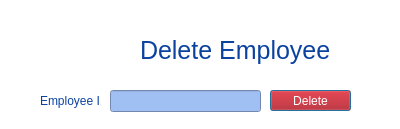
<?xml version="1.0" encoding="UTF-8"?>
<ui version="4.0">
 <class>deleteEmployee</class>
 <widget class="QDialog" name="deleteEmployee">
  <property name="geometry">
   <rect>
    <x>0</x>
    <y>0</y>
    <width>400</width>
    <height>129</height>
   </rect>
  </property>
  <property name="windowTitle">
   <string>Dialog</string>
  </property>
  <property name="styleSheet">
   <string notr="true">background-color: rgb(255, 255, 255);</string>
  </property>
  <widget class="QLabel" name="label_3">
   <property name="geometry">
    <rect>
     <x>20</x>
     <y>20</y>
     <width>71</width>
     <height>61</height>
    </rect>
   </property>
   <property name="text">
    <string/>
   </property>
   <property name="pixmap">
    <pixmap>C:/Users/Asus/Downloads/Untitled-2.png</pixmap>
   </property>
   <property name="scaledContents">
    <bool>true</bool>
   </property>
  </widget>
  <widget class="QLineEdit" name="lineEdit">
   <property name="geometry">
    <rect>
     <x>110</x>
     <y>90</y>
     <width>151</width>
     <height>22</height>
    </rect>
   </property>
   <property name="styleSheet">
    <string notr="true">background-color: rgb(160,191,243);</string>
   </property>
  </widget>
  <widget class="QPushButton" name="pushButton">
   <property name="geometry">
    <rect>
     <x>270</x>
     <y>90</y>
     <width>81</width>
     <height>21</height>
    </rect>
   </property>
   <property name="cursor">
    <cursorShape>PointingHandCursor</cursorShape>
   </property>
   <property name="styleSheet">
    <string notr="true">color: rgb(255, 255, 255);
background-color: rgb(177, 0, 3);

font: 900 9pt &quot;Segoe UI Black&quot;;</string>
   </property>
   <property name="text">
    <string>Delete</string>
   </property>
  </widget>
  <widget class="QLabel" name="label">
   <property name="geometry">
    <rect>
     <x>140</x>
     <y>30</y>
     <width>201</width>
     <height>41</height>
    </rect>
   </property>
   <property name="font">
    <font>
     <family>Segoe UI</family>
     <pointsize>19</pointsize>
     <italic>false</italic>
     <bold>false</bold>
    </font>
   </property>
   <property name="styleSheet">
    <string notr="true">color: rgb(11, 66, 160);
font: 19pt &quot;Segoe UI&quot;;</string>
   </property>
   <property name="text">
    <string>Delete Employee</string>
   </property>
  </widget>
  <widget class="QLabel" name="label_2">
   <property name="geometry">
    <rect>
     <x>40</x>
     <y>90</y>
     <width>61</width>
     <height>21</height>
    </rect>
   </property>
   <property name="font">
    <font>
     <family>Segoe UI</family>
     <pointsize>9</pointsize>
     <italic>false</italic>
     <bold>false</bold>
    </font>
   </property>
   <property name="styleSheet">
    <string notr="true">color: rgb(11, 66, 160);
font: 9pt &quot;Segoe UI&quot;;</string>
   </property>
   <property name="text">
    <string>Employee I.D:</string>
   </property>
  </widget>
 </widget>
 <resources/>
 <connections/>
</ui>
